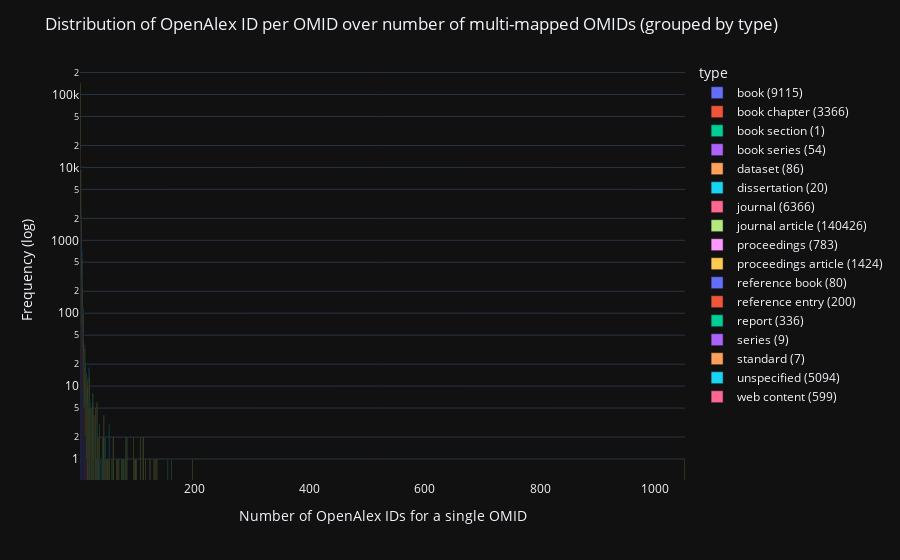

Notebook source saved alongside this figure:
### Markdown cell above
Valuable insights can be provided also by a dynamic visualisation of multi-mapped data. For example, we can create a distribution histogram to immediately grasp what are the BR types most frequently involved in multi-mapping, or to understand how many OpenAlex IDs the OMIDs are typically multi-mapped to.

### Code cell
import plotly.express as px
from omid_openalex.analytics.helper import add_columns_to_df


viz_df = add_columns_to_df(df)
viz_df['type'].fillna('unspecified', inplace=True)

hist_data_df = viz_df.groupby(['oaid_count', 'type', 'composition']).size().reset_index(name='frequency')

# define new custom legend names (including the total number of occurrences for each type)    
legend_names = {brtype: f"{brtype} ({viz_df['type'].value_counts(dropna=False).get(brtype)})" for brtype in viz_df['type'].unique()}

fig = px.bar(hist_data_df, x='oaid_count', y='frequency', color='type', hover_data=['composition'], log_y=True)

fig.for_each_trace(lambda t: t.update(name = legend_names[t.name]))

fig.update_layout(title='Distribution of OpenAlex ID per OMID over number of multi-mapped OMIDs (grouped by type)',
                  xaxis_title='Number of OpenAlex IDs for a single OMID',
                  yaxis_title='Frequency (log)', yaxis_type='log')

# write html file of the log scale histogram
# fig.write_html('graphs/multi_mapped_dist.html')

fig.show()

### Figure 1 — Plotly figure (JSON) as saved in the notebook; plotly's stock layout.template omitted (floating-point values rounded to 4 significant figures)
{"data": [{"alignmentgroup": "True", "customdata": [["works"], ["works"], ["works"], ["works"], ["works"], ["works"], ["works"], ["works"], ["works"], ["works"], ["works"], ["works"], ["works"], ["works"], ["works"]], "hovertemplate": "type=book<br>oaid_count=%{x}<br>frequency=%{y}<br>composition=%{customdata[0]}<extra></extra>", "legendgroup": "book", "marker": {"color": "#636efa", "pattern": {"shape": ""}}, "name": "book (9115)", "offsetgroup": "book", "orientation": "v", "showlegend": true, "textposition": "auto", "x": [2, 3, 4, 5, 6, 7, 8, 9, 10, 11, 13, 14, 16, 20, 35], "xaxis": "x", "y": [7706, 1277, 79, 22, 8, 8, 2, 2, 4, 2, 1, 1, 1, 1, 1], "yaxis": "y", "type": "bar"}, {"alignmentgroup": "True", "customdata": [["works"], ["works"], ["works"], ["works"], ["works"], ["works"], ["works"], ["works"], ["works"], ["works"], ["works"]], "hovertemplate": "type=book chapter<br>oaid_count=%{x}<br>frequency=%{y}<br>composition=%{customdata[0]}<extra></extra>", "legendgroup": "book chapter", "marker": {"color": "#EF553B", "pattern": {"shape": ""}}, "name": "book chapter (3366)", "offsetgroup": "book chapter", "orientation": "v", "showlegend": true, "textposition": "auto", "x": [2, 3, 4, 5, 6, 7, 8, 9, 10, 12, 24], "xaxis": "x", "y": [2630, 480, 172, 41, 24, 8, 3, 3, 2, 2, 1], "yaxis": "y", "type": "bar"}, {"alignmentgroup": "True", "customdata": [["works"]], "hovertemplate": "type=book section<br>oaid_count=%{x}<br>frequency=%{y}<br>composition=%{customdata[0]}<extra></extra>", "legendgroup": "book section", "marker": {"color": "#00cc96", "pattern": {"shape": ""}}, "name": "book section (1)", "offsetgroup": "book section", "orientation": "v", "showlegend": true, "textposition": "auto", "x": [2], "xaxis": "x", "y": [1], "yaxis": "y", "type": "bar"}, {"alignmentgroup": "True", "customdata": [["sources"], ["sources"], ["sources"]], "hovertemplate": "type=book series<br>oaid_count=%{x}<br>frequency=%{y}<br>composition=%{customdata[0]}<extra></extra>", "legendgroup": "book series", "marker": {"color": "#ab63fa", "pattern": {"shape": ""}}, "name": "book series (54)", "offsetgroup": "book series", "orientation": "v", "showlegend": true, "textposition": "auto", "x": [2, 3, 5], "xaxis": "x", "y": [52, 1, 1], "yaxis": "y", "type": "bar"}, {"alignmentgroup": "True", "customdata": [["works"], ["works"], ["works"], ["works"], ["works"]], "hovertemplate": "type=dataset<br>oaid_count=%{x}<br>frequency=%{y}<br>composition=%{customdata[0]}<extra></extra>", "legendgroup": "dataset", "marker": {"color": "#FFA15A", "pattern": {"shape": ""}}, "name": "dataset (86)", "offsetgroup": "dataset", "orientation": "v", "showlegend": true, "textposition": "auto", "x": [2, 3, 4, 14, 132], "xaxis": "x", "y": [77, 5, 2, 1, 1], "yaxis": "y", "type": "bar"}, {"alignmentgroup": "True", "customdata": [["works"]], "hovertemplate": "type=dissertation<br>oaid_count=%{x}<br>frequency=%{y}<br>composition=%{customdata[0]}<extra></extra>", "legendgroup": "dissertation", "marker": {"color": "#19d3f3", "pattern": {"shape": ""}}, "name": "dissertation (20)", "offsetgroup": "dissertation", "orientation": "v", "showlegend": true, "textposition": "auto", "x": [2], "xaxis": "x", "y": [20], "yaxis": "y", "type": "bar"}, {"alignmentgroup": "True", "customdata": [["sources"], ["works"], ["sources"], ["sources"], ["sources"]], "hovertemplate": "type=journal<br>oaid_count=%{x}<br>frequency=%{y}<br>composition=%{customdata[0]}<extra></extra>", "legendgroup": "journal", "marker": {"color": "#FF6692", "pattern": {"shape": ""}}, "name": "journal (6366)", "offsetgroup": "journal", "orientation": "v", "showlegend": true, "textposition": "auto", "x": [2, 2, 3, 4, 5], "xaxis": "x", "y": [6134, 4, 192, 30, 6], "yaxis": "y", "type": "bar"}, {"alignmentgroup": "True", "customdata": [["works"], ["works"], ["works"], ["works"], ["works"], ["works"], ["works"], ["works"], ["works"], ["works"], ["works"], ["works"], ["works"], ["works"], ["works"], ["works"], ["works"], ["works"], ["works"], ["works"], ["works"], ["works"], ["works"], ["works"], ["works"], ["works"], ["works"], ["works"], ["works"], ["works"], ["works"], ["works"], ["works"], ["works"], ["works"], ["works"], ["works"], ["works"], ["works"], ["works"], ["works"], ["works"], ["works"], ["works"], ["works"], ["works"], ["works"], ["works"], ["works"], ["works"], ["works"], ["works"], ["works"], ["works"], ["works"], ["works"], ["works"], ["works"], ["works"], ["works"], ["works"], ["works"], ["works"], ["works"], ["works"], ["works"], ["works"], ["works"], ["works"], ["works"], ["works"], ["works"], ["works"], ["works"]], "hovertemplate": "type=journal article<br>oaid_count=%{x}<br>frequency=%{y}<br>composition=%{customdata[0]}<extra></extra>", "legendgroup": "journal article", "marker": {"color": "#B6E880", "pattern": {"shape": ""}}, "name": "journal article (140426)", "offsetgroup": "journal article", "orientation": "v", "showlegend": true, "textposition": "auto", "x": [2, 3, 4, 5, 6, 7, 8, 9, 10, 11, 12, 13, 14, 15, 16, 17, 18, 19, 20, 21, 22, 23, 24, 25, 26, 28, 29, 30, 31, 32, 33, 34, 35, 40, 41, 42, 43, 44, 45, 46, 47, 48, 49, 50, 52, 53, 57, 59, 60, 65, 67, 69, 73, 74, 76, 77, 78, 80, 83, 94, 96, 97, 98, 100, 106, 111, 112, 115, 123, 130, 135, 160, 197, 1051], "xaxis": "x", "y": [130280, 7471, 1601, 506, 201, 83, 39, 13, 27, 18, 12, 11, 10, 10, 4, 13, 14, 5, 3, 4, 5, 8, 5, 4, 4, 5, 1, 1, 6, 2, 2, 2, 2, 2, 1, 2, 4, 1, 1, 2, 1, 1, 1, 1, 1, 1, 1, 2, 2, 1, 1, 1, 1, 1, 1, 1, 1, 1, 2, 2, 1, 1, 1, 1, 2, 2, 2, 1, 1, 1, 1, 1, 1, 1], "yaxis": "y", "type": "bar"}, {"alignmentgroup": "True", "customdata": [["works"], ["works"], ["works"], ["works"], ["works"]], "hovertemplate": "type=proceedings<br>oaid_count=%{x}<br>frequency=%{y}<br>composition=%{customdata[0]}<extra></extra>", "legendgroup": "proceedings", "marker": {"color": "#FF97FF", "pattern": {"shape": ""}}, "name": "proceedings (783)", "offsetgroup": "proceedings", "orientation": "v", "showlegend": true, "textposition": "auto", "x": [2, 3, 4, 5, 7], "xaxis": "x", "y": [554, 193, 29, 6, 1], "yaxis": "y", "type": "bar"}, {"alignmentgroup": "True", "customdata": [["works"], ["works"], ["works"], ["works"]], "hovertemplate": "type=proceedings article<br>oaid_count=%{x}<br>frequency=%{y}<br>composition=%{customdata[0]}<extra></extra>", "legendgroup": "proceedings article", "marker": {"color": "#FECB52", "pattern": {"shape": ""}}, "name": "proceedings article (1424)", "offsetgroup": "proceedings article", "orientation": "v", "showlegend": true, "textposition": "auto", "x": [2, 3, 4, 5], "xaxis": "x", "y": [1374, 44, 5, 1], "yaxis": "y", "type": "bar"}, {"alignmentgroup": "True", "customdata": [["works"], ["works"]], "hovertemplate": "type=reference book<br>oaid_count=%{x}<br>frequency=%{y}<br>composition=%{customdata[0]}<extra></extra>", "legendgroup": "reference book", "marker": {"color": "#636efa", "pattern": {"shape": ""}}, "name": "reference book (80)", "offsetgroup": "reference book", "orientation": "v", "showlegend": true, "textposition": "auto", "x": [2, 3], "xaxis": "x", "y": [77, 3], "yaxis": "y", "type": "bar"}, {"alignmentgroup": "True", "customdata": [["works"], ["works"]], "hovertemplate": "type=reference entry<br>oaid_count=%{x}<br>frequency=%{y}<br>composition=%{customdata[0]}<extra></extra>", "legendgroup": "reference entry", "marker": {"color": "#EF553B", "pattern": {"shape": ""}}, "name": "reference entry (200)", "offsetgroup": "reference entry", "orientation": "v", "showlegend": true, "textposition": "auto", "x": [2, 3], "xaxis": "x", "y": [197, 3], "yaxis": "y", "type": "bar"}, {"alignmentgroup": "True", "customdata": [["works"], ["works"], ["works"], ["works"], ["works"], ["works"], ["works"], ["works"], ["works"], ["works"]], "hovertemplate": "type=report<br>oaid_count=%{x}<br>frequency=%{y}<br>composition=%{customdata[0]}<extra></extra>", "legendgroup": "report", "marker": {"color": "#00cc96", "pattern": {"shape": ""}}, "name": "report (336)", "offsetgroup": "report", "orientation": "v", "showlegend": true, "textposition": "auto", "x": [2, 3, 4, 5, 6, 7, 8, 9, 10, 17], "xaxis": "x", "y": [264, 47, 11, 5, 1, 2, 1, 2, 1, 2], "yaxis": "y", "type": "bar"}, {"alignmentgroup": "True", "customdata": [["sources"], ["works"], ["works"], ["works"]], "hovertemplate": "type=series<br>oaid_count=%{x}<br>frequency=%{y}<br>composition=%{customdata[0]}<extra></extra>", "legendgroup": "series", "marker": {"color": "#ab63fa", "pattern": {"shape": ""}}, "name": "series (9)", "offsetgroup": "series", "orientation": "v", "showlegend": true, "textposition": "auto", "x": [2, 2, 3, 4], "xaxis": "x", "y": [2, 5, 1, 1], "yaxis": "y", "type": "bar"}, {"alignmentgroup": "True", "customdata": [["works"], ["works"]], "hovertemplate": "type=standard<br>oaid_count=%{x}<br>frequency=%{y}<br>composition=%{customdata[0]}<extra></extra>", "legendgroup": "standard", "marker": {"color": "#FFA15A", "pattern": {"shape": ""}}, "name": "standard (7)", "offsetgroup": "standard", "orientation": "v", "showlegend": true, "textposition": "auto", "x": [2, 4], "xaxis": "x", "y": [6, 1], "yaxis": "y", "type": "bar"}, {"alignmentgroup": "True", "customdata": [["works"], ["works"], ["works"], ["works"], ["works"], ["works"], ["works"], ["works"], ["works"], ["works"], ["works"], ["works"], ["works"], ["works"], ["works"], ["works"], ["works"], ["works"], ["works"], ["works"], ["works"], ["works"], ["works"], ["works"], ["works"], ["works"], ["works"]], "hovertemplate": "type=unspecified<br>oaid_count=%{x}<br>frequency=%{y}<br>composition=%{customdata[0]}<extra></extra>", "legendgroup": "unspecified", "marker": {"color": "#19d3f3", "pattern": {"shape": ""}}, "name": "unspecified (5094)", "offsetgroup": "unspecified", "orientation": "v", "showlegend": true, "textposition": "auto", "x": [2, 3, 4, 5, 6, 7, 8, 9, 10, 11, 12, 13, 14, 15, 16, 17, 18, 19, 24, 32, 36, 38, 45, 52, 75, 80, 154], "xaxis": "x", "y": [3444, 1023, 370, 137, 59, 16, 9, 8, 3, 1, 1, 3, 1, 1, 1, 3, 2, 1, 2, 1, 1, 1, 1, 2, 1, 1, 1], "yaxis": "y", "type": "bar"}, {"alignmentgroup": "True", "customdata": [["works"], ["works"], ["works"], ["works"], ["works"], ["works"]], "hovertemplate": "type=web content<br>oaid_count=%{x}<br>frequency=%{y}<br>composition=%{customdata[0]}<extra></extra>", "legendgroup": "web content", "marker": {"color": "#FF6692", "pattern": {"shape": ""}}, "name": "web content (599)", "offsetgroup": "web content", "orientation": "v", "showlegend": true, "textposition": "auto", "x": [2, 3, 4, 5, 6, 7], "xaxis": "x", "y": [523, 55, 16, 3, 1, 1], "yaxis": "y", "type": "bar"}], "layout": {"xaxis": {"anchor": "y", "domain": [0.0, 1.0], "title": {"text": "Number of OpenAlex IDs for a single OMID"}}, "yaxis": {"anchor": "x", "domain": [0.0, 1.0], "title": {"text": "Frequency (log)"}, "type": "log"}, "legend": {"title": {"text": "type"}, "tracegroupgap": 0}, "margin": {"t": 60}, "barmode": "relative", "title": {"text": "Distribution of OpenAlex ID per OMID over number of multi-mapped OMIDs (grouped by type)"}}}
